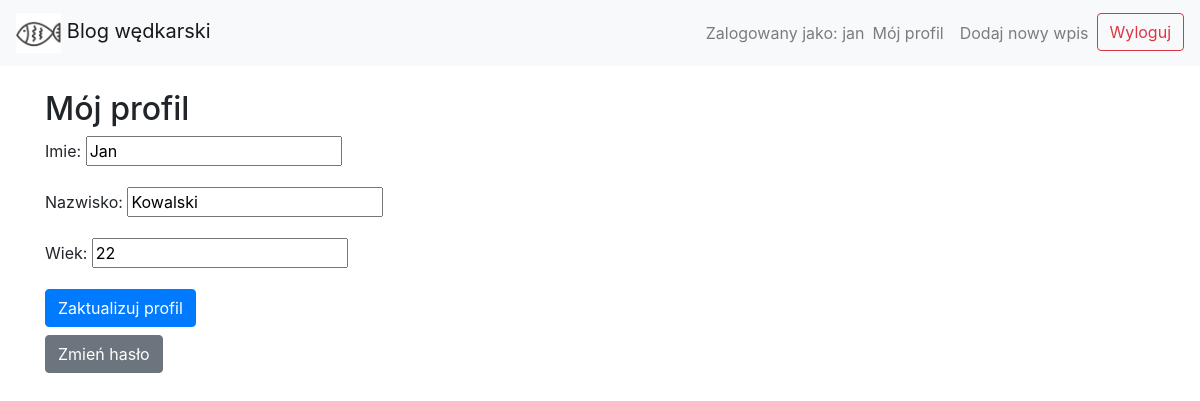
Screenshot of /profile/ (signed in) with the database file from the repository.
### blog/models.py (models this page shows)
class CustomUser(AbstractUser):
    imie = models.CharField(max_length=30, default='Nieznane')
    nazwisko = models.CharField(max_length=30, default='Nieznane')
    wiek = models.PositiveIntegerField(default=0)

### blog/views.py (the view)
# urls.py: path('profile/', views.profile, name='profile'),
@login_required
def profile(request):
    if request.method == 'POST':
        user_form = UserUpdateForm(request.POST, instance=request.user)
        if user_form.is_valid():
            user_form.save()
            return redirect('profile')
    else:
        user_form = UserUpdateForm(instance=request.user)
    return render(request, 'profile.html', {'user_form': user_form})

### blog/forms.py
class UserUpdateForm(forms.ModelForm):
    class Meta:
        model = CustomUser
        fields = ['imie', 'nazwisko', 'wiek']

### templates/profile.html (shortened to what this page needs)
{% extends 'base.html' %}
{% block content %}
<h2>Mój profil</h2>
<form method="post" class="form">
    {{ user_form.as_p }}
    <button type="submit" class="btn btn-primary">Zaktualizuj profil</button>
</form>
<a href="{% url 'change_password' %}" class="btn btn-secondary mt-2">Zmień hasło</a>
{% endblock %}

### templates/base.html (shortened to what this page needs)
<!DOCTYPE html>
<html lang="pl">
<head>
    {% load static %}
    <link href="https://stackpath.bootstrapcdn.com/bootstrap/4.5.2/css/bootstrap.min.css" rel="stylesheet">
</head>
<body>
    <nav class="navbar navbar-expand-lg navbar-light bg-light">
        <a class="navbar-brand" href="{% url 'index' %}">
            <img src="{% static 'images/fish_icon.png' %}" alt="Logo">
            Blog wędkarski
        </a>
        <div class="collapse navbar-collapse">
            <ul class="navbar-nav ml-auto">
                {% if user.is_authenticated %}
                    <li class="nav-item">
                        <span class="navbar-text">Zalogowany jako: {{ user.username }}</span>
                    </li>
                    <li class="nav-item">
                        <a class="nav-link" href="{% url 'profile' %}">Mój profil</a>
                    </li>
                    <li class="nav-item">
                        <a class="nav-link" href="{% url 'create_post' %}">Dodaj nowy wpis</a>
                    </li>
                    <li class="nav-item">
                        <form class="form-inline" method="post" action="{% url 'logout' %}">
                            <button class="btn btn-outline-danger" type="submit">Wyloguj</button>
                        </form>
                    </li>
                {% endif %}
            </ul>
        </div>
    </nav>
    <div class="container mt-4">
        {% block content %}{% endblock %}
    </div>
</body>
</html>

### rows the page displays
CustomUser: username "jan", imie "Jan", nazwisko "Kowalski", wiek "22"
